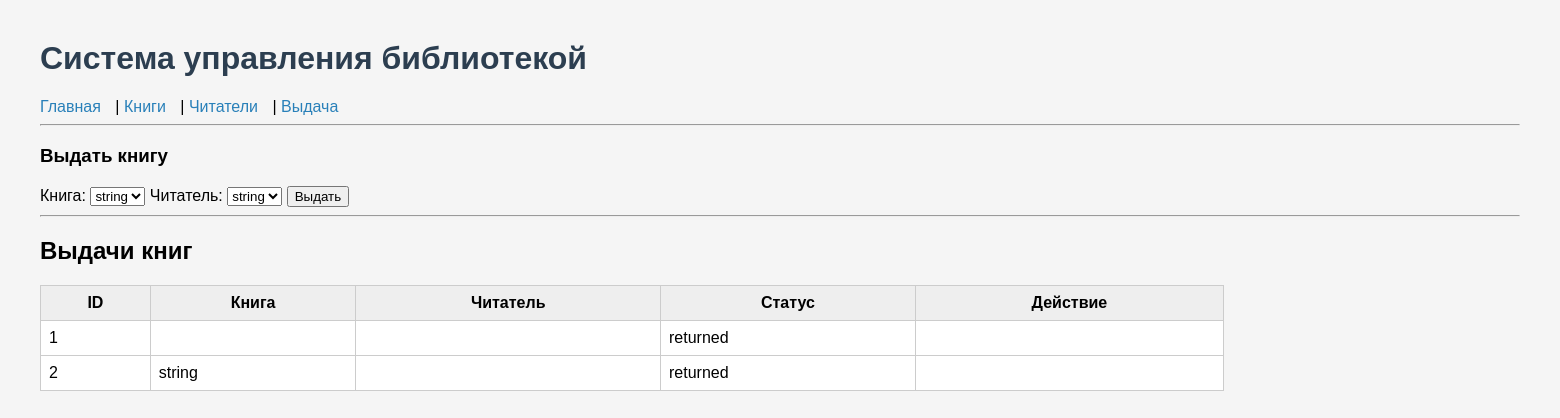
The page /issue_page on the database as committed earlier.
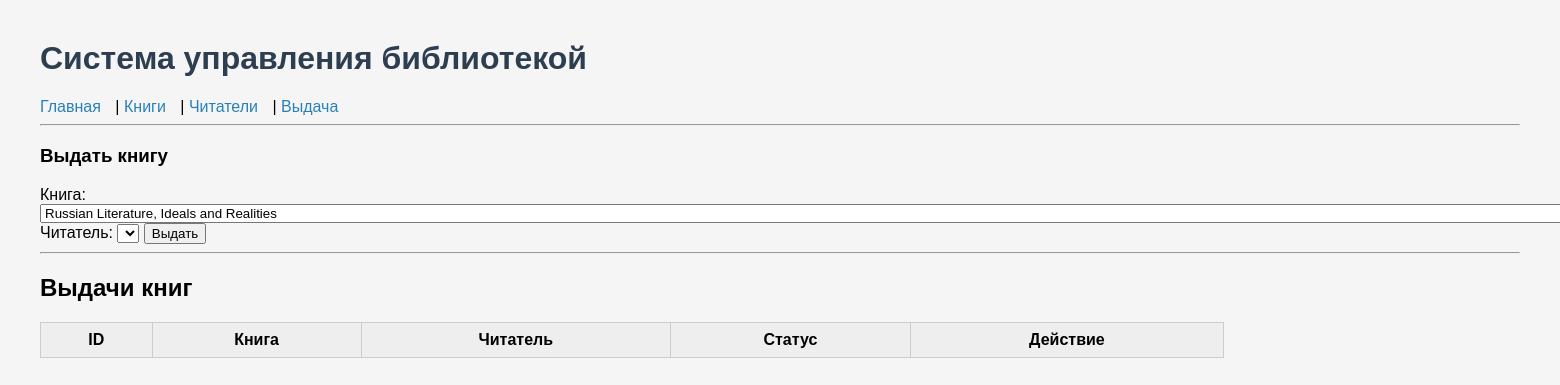
The same page on the database as committed later.
### app/models.py (models this page shows)
class Issue(Base):
    __tablename__ = "issues"
    id = Column(Integer, primary_key=True, index=True)
    book_id = Column(Integer, ForeignKey("books.id", ondelete="CASCADE"))
    reader_id = Column(Integer, ForeignKey("readers.id", ondelete="CASCADE"))
    issue_date = Column(Date)
    due_date = Column(DateTime, nullable=True)
    return_date = Column(Date, nullable=True)
    status = Column(String, default="issued")
    book = relationship("Book", back_populates="issues")
    reader = relationship("Reader", back_populates="issues")

class Book(Base):
    __tablename__ = "books"
    id = Column(Integer, primary_key=True, index=True)
    title = Column(String, nullable=False)
    author = Column(String, nullable=False)
    year = Column(Integer)
    status = Column(String, default="available")
    issues = relationship("Issue", back_populates="book")
    activities = relationship("UserActivity", back_populates="book")

### app/routes/pages.py (the view)
@router.get("/issue_page", response_class=HTMLResponse)
def issue_page(request: Request, db: Session = Depends(get_db)):
    books = db.query(models.Book).all()
    readers = db.query(models.Reader).all()
    issues = db.query(models.Issue).all()
    return templates.TemplateResponse(request, "issue.html", {
        "books": books,
        "readers": readers,
        "issues": issues
    })

### app/templates/issue.html (shortened to what this page needs)
{% extends "base.html" %}
{% block content %}
<h3>Выдать книгу</h3>
<form method="post" action="/issue_page">
    <label>Книга:</label>
    <select name="book_id">
        {% for book in books %}
            {% if book.status == "available" %}
                <option value="{{ book.id }}">{{ book.title }}</option>
            {% endif %}
        {% endfor %}
    </select>
    <label>Читатель:</label>
    <select name="reader_id">
        {% for reader in readers %}
            <option value="{{ reader.id }}">{{ reader.full_name }}</option>
        {% endfor %}
    </select>
    <button type="submit">Выдать</button>
</form>
<hr>
<h2>Выдачи книг</h2>
<table>
    <tr>
        <th>ID</th>
        <th>Книга</th>
        <th>Читатель</th>
        <th>Статус</th>
        <th>Действие</th>
    </tr>
    {% for issue in issues %}
    <tr>
        <td>{{ issue.id }}</td>
        <td>{{ issue.book.title }}</td>
        <td>{{ issue.reader.full_name }}</td>
        <td>{{ issue.status }}</td>
        <td>
</td>
    </tr>
    {% endfor %}
</table>
{% endblock %}

Rows that differ between the two databases and show on the page:
removed Issue: id "1", status "returned"
removed Issue: id "2", book "string", status "returned"
Other text that changed with them:
form field book_id: "string" → "Russian Literature, Ideals and Realities"
form field reader_id: "string" → (not shown)
